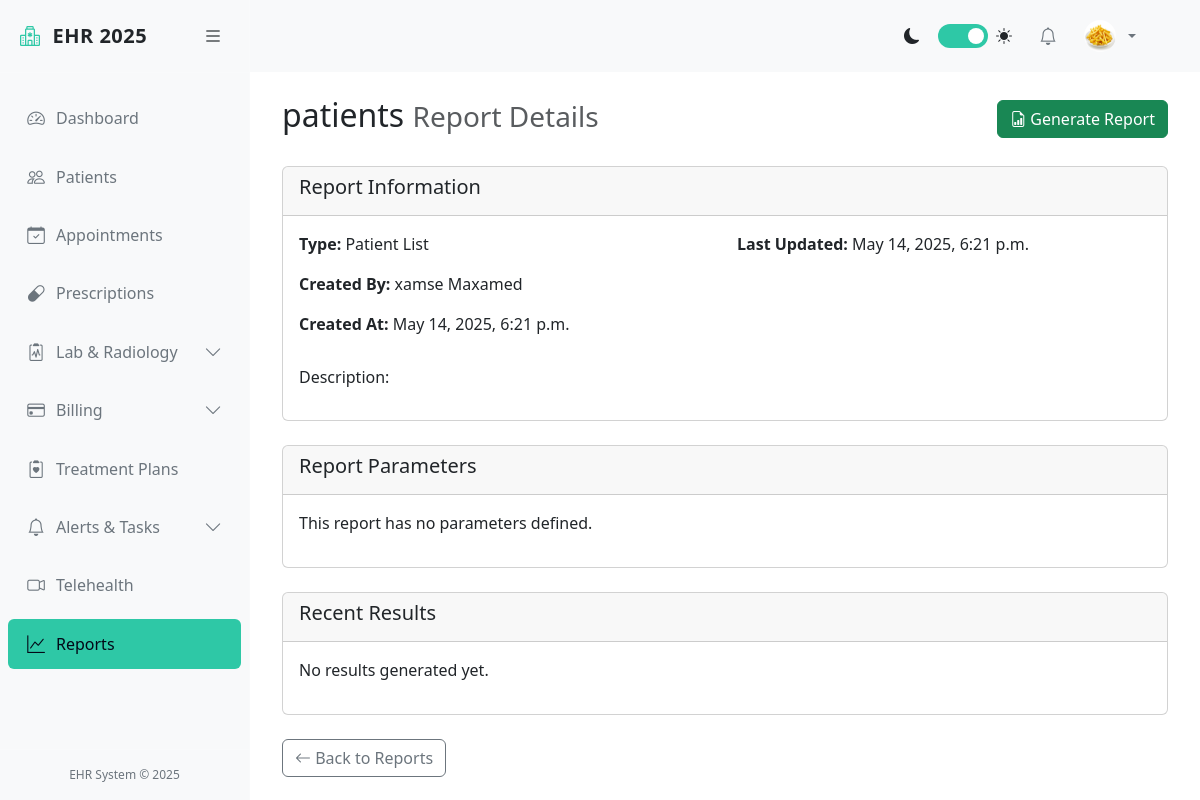
Page /reports/8/ (signed in) on the committed database.
### accounts/models.py (models this page shows, shortened)
class User(AbstractUser):
    STATUS_CHOICES = [
        ('ACTIVE', 'Active'),
        ('INACTIVE', 'Inactive'),
        ('ON_LEAVE', 'On Leave'),
    ]
    ROLE_CHOICES = [
        ('ADMIN', 'Administrator'),
        ('DOCTOR', 'Doctor'),
        ('NURSE', 'Nurse'),
        ('STAFF', 'Staff'),
        ('PATIENT', 'Patient'),
    ]
    role = models.CharField(max_length=20, choices=ROLE_CHOICES, default='STAFF')
    phone_number = models.CharField(max_length=20, blank=True)
    license_number = models.CharField(max_length=100, blank=True)
    specialization = models.CharField(max_length=100, blank=True)
    department = models.CharField(max_length=100, blank=True)
    profile_picture = models.ImageField(upload_to='profile_pics/', null=True, blank=True)
    status = models.CharField(max_length=20, choices=STATUS_CHOICES, default='ACTIVE')  # <-- new
    is_verified = models.BooleanField(default=False)

### ehr/models.py (models this page shows, shortened)
class Report(models.Model):
    REPORT_TYPE_CHOICES = [
        ('PATIENT_LIST', 'Patient List'),
        ('APPOINTMENT_STATS', 'Appointment Statistics'),
        ('BILLING_SUMMARY', 'Billing Summary'),
        ('PRESCRIPTION_ANALYSIS', 'Prescription Analysis'),
        ('CUSTOM', 'Custom Report')
    ]
    title = models.CharField(max_length=255)
    report_type = models.CharField(max_length=50, choices=REPORT_TYPE_CHOICES)
    description = models.TextField(blank=True)
    created_by = models.ForeignKey(User, on_delete=models.CASCADE, related_name='created_reports')
    created_at = models.DateTimeField(auto_now_add=True)
    updated_at = models.DateTimeField(auto_now=True)

### ehr/views.py (the view)
# urls.py: path('reports/<int:pk>/', views.ReportDetailView.as_view(), name='report_detail'),
class ReportDetailView(StaffRequiredMixin, DetailView):
    model = Report
    template_name = 'ehr/report/report_detail.html'
    context_object_name = 'report'

### ehr/views.py (called while the page is built)
    def test_func(self):
        return self.request.user.role in ['ADMIN', 'DOCTOR', 'NURSE', 'STAFF']

### ehr/templates/ehr/report/report_detail.html (shortened to what this page needs)
{% extends 'ehr/base.html' %}
{% block content %}
<div class="d-flex justify-content-between align-items-center mb-4">
    <h2>{{ report.title }} <small class="text-muted">Report Details</small></h2>
    <div>
        <a href="{% url 'report_generate' report.pk %}" class="btn btn-success">
            <i class="bi bi-file-earmark-bar-graph"></i> Generate Report
        </a>
    </div>
</div>
<div class="card mb-4">
    <div class="card-header">
        <h5>Report Information</h5>
    </div>
    <div class="card-body">
        <div class="row">
            <div class="col-md-6">
                <p><strong>Type:</strong> {{ report.get_report_type_display }}</p>
                <p><strong>Created By:</strong> {{ report.created_by.get_full_name }}</p>
                <p><strong>Created At:</strong> {{ report.created_at }}</p>
            </div>
            <div class="col-md-6">
                <p><strong>Last Updated:</strong> {{ report.updated_at }}</p>
            </div>
        </div>
        <div class="mt-3">
            <h6>Description:</h6>
        </div>
    </div>
</div>
<div class="card mb-4">
    <div class="card-header">
        <h5>Report Parameters</h5>
    </div>
    <div class="card-body">
        {% if report.parameters.all %}
            <table class="table table-bordered">
                <thead>
                    <tr>
                        <th>Name</th>
                        <th>Data Type</th>
                        <th>Required</th>
                        <th>Default Value</th>
                    </tr>
                </thead>
                <tbody>
                    {% for param in report.parameters.all %}
                        <tr>
                            <td>{{ param.name }}</td>
                            <td>{{ param.data_type }}</td>
                            <td>{% if param.is_required %}<i class="bi bi-check-circle text-success"></i>{% else %}<i class="bi bi-x-circle text-danger"></i>{% endif %}</td>
                            <td>{{ param.default_value|default:"-" }}</td>
                        </tr>
                    {% endfor %}
                </tbody>
            </table>
        {% else %}
            <p>This report has no parameters defined.</p>
        {% endif %}
    </div>
</div>
<div class="card">
    <div class="card-header">
        <h5>Recent Results</h5>
    </div>
    <div class="card-body">
        {% if report.results.all %}
            <table class="table table-hover">
                <thead>
                    <tr>
                        <th>Generated At</th>
                        <th>Generated By</th>
                        <th>Actions</th>
                    </tr>
                </thead>
                <tbody>
                    {% for result in report.results.all|slice:":5" %}
                        <tr>
                            <td>{{ result.generated_at }}</td>
                            <td>{{ result.generated_by.get_full_name }}</td>
                            <td>
                                <a href="{% url 'report_result' result.pk %}" class="btn btn-sm btn-outline-primary">
                                    <i class="bi bi-eye"></i> View
                                </a>
                            </td>
                        </tr>
                    {% endfor %}
                </tbody>
            </table>
            {% if report.results.count > 5 %}
                <a href="#" class="btn btn-sm btn-outline-secondary">View All Results</a>
            {% endif %}
        {% else %}
            <p>No results generated yet.</p>
        {% endif %}
    </div>
</div>
<div class="mt-4">
    <a href="{% url 'report_list' %}" class="btn btn-outline-secondary">
        <i class="bi bi-arrow-left"></i> Back to Reports
    </a>
</div>
{% endblock %}

### ehr/templates/ehr/base.html (shortened to what this page needs)
<!DOCTYPE html>
<html lang="en">
<head>
    <link href="https://cdn.jsdelivr.net/npm/bootstrap@5.3.0/dist/css/bootstrap.min.css" rel="stylesheet">
    <link rel="stylesheet" href="https://cdn.jsdelivr.net/npm/bootstrap-icons@1.10.0/font/bootstrap-icons.css">
</head>
<body>
    <div class="d-flex">
        <div class="sidebar" id="sidebar">
            <div class="sidebar-header">
                <a href="{% url 'dashboard' %}" class="sidebar-brand">
                    <i class="bi bi-hospital sidebar-brand-icon"></i>
                    <span id="sidebar-title">EHR 2025</span>
                </a>
                <button class="toggle-btn" id="toggle-sidebar">
                    <i class="bi bi-list"></i>
                </button>
            </div>
            <div class="px-2 py-3" style="height: calc(100% - 120px); overflow-y: auto;">
                <ul class="nav flex-column">
                    <li class="nav-item">
                        <a class="nav-link {% if request.resolver_match.url_name == 'dashboard' %}active{% endif %}"
                            href="{% url 'dashboard' %}">
                            <i class="bi bi-speedometer2"></i>
                            <span class="nav-link-text ms-2">Dashboard</span>
                        </a>
                    </li>
                    <li class="nav-item">
                        <a class="nav-link {% if 'patient' in request.resolver_match.url_name %}active{% endif %}"
                            href="{% url 'patient_list' %}">
                            <i class="bi bi-people"></i>
                            <span class="nav-link-text ms-2">Patients</span>
                        </a>
                    </li>
                    <li class="nav-item">
                        <a class="nav-link {% if 'appointment' in request.resolver_match.url_name %}active{% endif %}"
                            href="{% url 'appointment_list' %}">
                            <i class="bi bi-calendar-check"></i>
                            <span class="nav-link-text ms-2">Appointments</span>
                        </a>
                    </li>
                    <li class="nav-item">
                        <a class="nav-link {% if 'prescription' in request.resolver_match.url_name %}active{% endif %}"
                            href="{% url 'prescription_list' %}">
                            <i class="bi bi-capsule"></i>
                            <span class="nav-link-text ms-2">Prescriptions</span>
                        </a>
                    </li>
                    <li class="nav-item">
                        <a class="nav-link {% if 'lab_test' in request.resolver_match.url_name or 'imaging_study' in request.resolver_match.url_name %}active{% endif %}"
                            data-bs-toggle="collapse" href="#labRadCollapse">
                            <i class="bi bi-clipboard2-pulse"></i>
                            <span class="nav-link-text ms-2">Lab & Radiology</span>
                            <i class="bi bi-chevron-down collapse-icon ms-auto"></i>
                        </a>
                    </li>
                    <li class="nav-item">
                        <a class="nav-link {% if 'billing' in request.resolver_match.url_name or 'insurance' in request.resolver_match.url_name %}active{% endif %}"
                            data-bs-toggle="collapse" href="#billingCollapse">
                            <i class="bi bi-credit-card"></i>
                            <span class="nav-link-text ms-2">Billing</span>
                            <i class="bi bi-chevron-down collapse-icon ms-auto"></i>
                        </a>
                    </li>
                    <li class="nav-item">
                        <a class="nav-link {% if 'treatment_plan' in request.resolver_match.url_name %}active{% endif %}"
                            href="{% url 'treatment_plan_list' %}">
                            <i class="bi bi-clipboard2-heart"></i>
                            <span class="nav-link-text ms-2">Treatment Plans</span>
                        </a>
                    </li>
                    <li class="nav-item">
                        <a class="nav-link {% if 'alert' in request.resolver_match.url_name or 'task' in request.resolver_match.url_name %}active{% endif %}"
                            data-bs-toggle="collapse" href="#alertsTasksCollapse">
                            <i class="bi bi-bell"></i>
                            <span class="nav-link-text ms-2">Alerts & Tasks</span>
                            <i class="bi bi-chevron-down collapse-icon ms-auto"></i>
                        </a>
                    </li>
                    <li class="nav-item">
                        <a class="nav-link {% if 'telehealth' in request.resolver_match.url_name %}active{% endif %}"
                            href="{% url 'telehealth_session_list' %}">
                            <i class="bi bi-camera-video"></i>
                            <span class="nav-link-text ms-2">Telehealth</span>
                        </a>
                    </li>
                    <li class="nav-item">
                        <a class="nav-link {% if 'report' in request.resolver_match.url_name %}active{% endif %}"
                            href="{% url 'report_list' %}">
                            <i class="bi bi-graph-up"></i>
                            <span class="nav-link-text ms-2">Reports</span>
                        </a>
                    </li>
                </ul>
            </div>
            <div class="sidebar-footer">
                EHR System &copy; 2025
            </div>
        </div>
        <div class="main-content flex-grow-1" id="main-content">
            <nav class="navbar navbar-expand-lg navbar-light bg-light border-bottom">
                <div class="container-fluid">
                    <div class="collapse navbar-collapse" id="navbarSupportedContent">
                        <ul class="navbar-nav ms-auto align-items-center">
                            <li class="nav-item me-3">
                                <div class="d-flex align-items-center">
                                    <i class="bi bi-moon-fill me-2"></i>
                                    <label class="theme-switch">
                                        <span class="slider"></span>
                                    </label>
                                    <i class="bi bi-sun-fill ms-2"></i>
                                </div>
                            </li>
                            <li class="nav-item dropdown me-2">
                                <a class="nav-link position-relative" href="#" id="notificationsDropdown" role="button"
                                    data-bs-toggle="dropdown">
                                    <i class="bi bi-bell"></i>
                                </a>
                            </li>
                            <li class="nav-item dropdown">
                                <a class="nav-link dropdown-toggle d-flex align-items-center" href="#" id="userDropdown"
                                    role="button" data-bs-toggle="dropdown">
                                    {% if user.profile_picture %}
                                    <img src="{{ user.profile_picture.url }}" class="rounded-circle me-2" width="32"
                                        height="32" alt="Profile">
                                    {% else %}
                                    <i class="bi bi-person-circle me-2"></i>
                                    {% endif %}
                                </a>
                                    </li>
                                </ul>
                    </div>
                </div>
            </nav>
            <div class="container-fluid py-4">
                {% block content %}{% endblock %}
            </div>
        </div>
    </div>
</body>
</html>

### ehr/templates/ehr/base.html (style rules this page uses)
:root { --bg-primary: #030817; --bg-secondary: #0b1120; --accent-color: #2ec8a6; --text-primary: #f8fafc; --text-secondary: #94a3b8; --sidebar-width: 250px; --navbar-height: 72px; --sidebar-collapsed-width: 80px; }
body { background-color: var(--bg-primary); color: var(--text-primary); font-family: 'Segoe UI', system-ui, -apple-system, sans-serif; }
.sidebar { height: 100vh; position: fixed; width: var(--sidebar-width); background-color: var(--bg-secondary); border-right: 1px solid rgba(255, 255, 255, 0.1); transition: all 0.3s cubic-bezier(0.4, 0, 0.2, 1); z-index: 1000; }
.main-content { margin-left: var(--sidebar-width); transition: all 0.3s cubic-bezier(0.4, 0, 0.2, 1); padding-top: var(--navbar-height); }
.nav-link { color: var(--text-secondary); border-radius: 0.375rem; margin: 0.25rem 0; padding: 0.75rem 1rem; transition: all 0.2s ease; position: relative; display: flex; align-items: center; }
.nav-link.active { background-color: var(--accent-color); color: #030817; font-weight: 500; }
.sidebar-header { padding: 1.25rem; border-bottom: 1px solid rgba(255, 255, 255, 0.1); display: flex; align-items: center; justify-content: space-between; }
.toggle-btn { border: none; background: none; font-size: 1.25rem; cursor: pointer; color: var(--text-primary); transition: all 0.2s ease; }
.navbar { background-color: var(--bg-secondary) !important; border-bottom: 1px solid var(--border-color) !important; padding: 0.75rem 1.5rem; position: fixed; top: 0; right: 0; left: var(--sidebar-width); z-index: 1000; height: var(--navbar-height); transition: all 0.3s cubic-bezier(0.4, 0, 0.2, 1); }
.container-fluid { padding: 2rem; }
.collapse-icon { transition: transform 0.2s ease; }
.theme-switch { display: inline-block; position: relative; width: 50px; height: 24px; margin-left: 10px; }
.slider { position: absolute; cursor: pointer; top: 0; left: 0; right: 0; bottom: 0; background-color: #334155; transition: .4s; border-radius: 24px; }
.slider:before { position: absolute; content: ""; height: 16px; width: 16px; left: 4px; bottom: 4px; background-color: white; transition: .4s; border-radius: 50%; }
input:checked+.slider { background-color: var(--accent-color); }
input:checked+.slider:before { transform: translateX(26px); }
.nav-item { position: relative; }
.nav-link i { min-width: 24px; text-align: center; font-size: 1.1rem; }
.sidebar-brand { font-weight: 700; font-size: 1.25rem; letter-spacing: 0.5px; color: var(--text-primary); text-decoration: none; display: flex; align-items: center; }
.sidebar-brand-icon { margin-right: 0.75rem; color: var(--accent-color); }
.sidebar-footer { position: absolute; bottom: 0; width: 100%; padding: 1rem; border-top: 1px solid rgba(255, 255, 255, 0.1); text-align: center; font-size: 0.75rem; color: var(--text-secondary); }

### rows in the picture
User: profile_picture (picture)
Report: title "patients", report_type "Patient List", created_by.get_full_name "xamse Maxamed", created_at "May 14, 2025, 6:21 p.m.", updated_at "May 14, 2025, 6:21 p.m."
